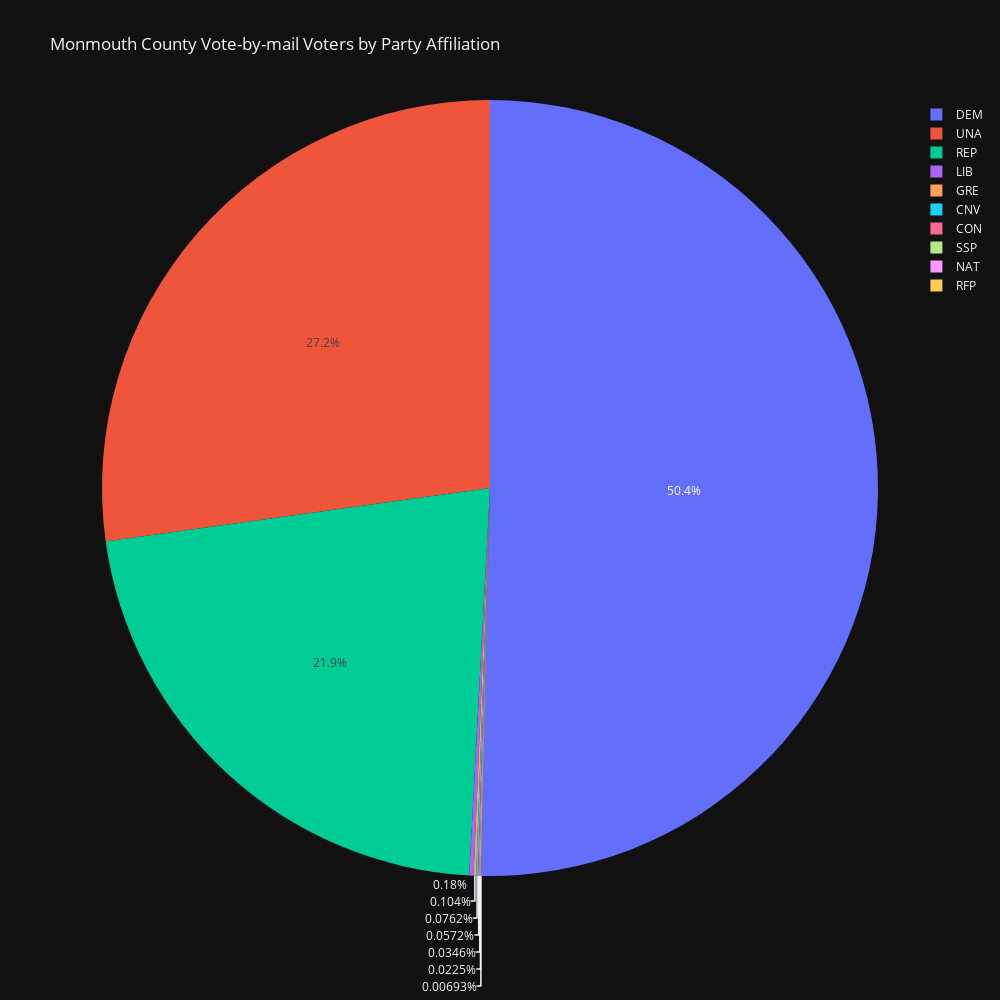

This figure's notebook cell:
### Code cell
names = df['party'].value_counts().index
values = df['party'].value_counts().values

fig = px.pie(values=values, names=names,
             title="Monmouth County Vote-by-mail Voters by Party Affiliation", width=1000, height=1000, template="plotly_dark")

# html file
pt.offline.plot(fig, filename='monmouth/index.html',
                show_link=True, output_type='file', include_plotlyjs='cdn', auto_open=False)

# png file
fig.write_image(file="monmouth/votebymail-monmouth.png",
                height=1000, width=1000, engine='kaleido')

fig.show()

### Figure 1 — Plotly figure (JSON) as saved in the notebook; plotly's stock layout.template omitted (floating-point values rounded to 4 significant figures)
{"data": [{"domain": {"x": [0, 1], "y": [0, 1]}, "hovertemplate": "label=%{label}<br>value=%{value}<extra></extra>", "labels": ["DEM", "UNA", "REP", "LIB", "GRE", "CNV", "CON", "SSP", "NAT", "RFP"], "legendgroup": "", "name": "", "showlegend": true, "type": "pie", "values": [29081, 15703, 12671, 104, 60, 44, 33, 20, 13, 4]}], "layout": {"height": 1000, "legend": {"tracegroupgap": 0}, "title": {"text": "Monmouth County Vote-by-mail Voters by Party Affiliation"}, "width": 1000}}
